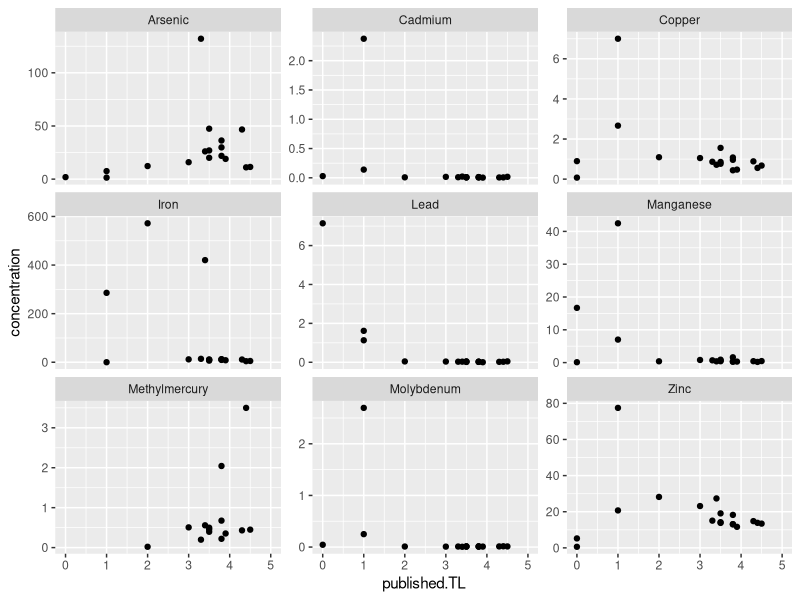

R code for this plot: (Note: this script raises an error after producing the figure.)

library(ggplot2)
library(tidyverse)


##############################
###  Popular ggPlot theme  ###
############################## 
themeo <-theme_classic()+
  theme(strip.background = element_blank(),
        axis.line = element_blank(),
        axis.text.x = element_text(margin = margin( 0.2, unit = "cm")),
        axis.text.y = element_text(margin = margin(c(1, 0.2), unit = "cm")),
        axis.ticks.length=unit(-0.1, "cm"),
        panel.border = element_rect(colour = "black", fill=NA, size=.5),
        legend.title=element_blank(),
        strip.text=element_text(hjust=0) )

# set working directory and read in csv
setwd('/Users/tgagne/heavy_metal_birds/data') # running from Tylers computer
conc_comp <- read.csv('concentration_compilation.csv', na.strings = '-') %>%  # read in the reference from which environmental 
  # concentrations where scraped
  filter(reference == "Gain_2016" ) %>% # Cambell 2005 in this case is Baffin Bay pelagic study
  mutate(published.TL = if_else(Latin.name == "water",0, published.TL)) %>% 
  mutate(published.TL = if_else(Latin.name == "sediment",0, published.TL)) %>% 
  mutate(published.TL = if_else(published.TL  %>% is.na(),Sealife.TL, published.TL)) %>% 
  drop_na(concentration, published.TL)    # drop any NAs in the concentration data
# look at it quick
str(conc_comp)
ggplot(conc_comp,aes(x = published.TL,y = concentration))+
  geom_point()+
  facet_wrap(~Metal, scales = "free_y")+
  scale_x_continuous(limits = c(0,5))

par(mfrow = c(4,4))                                # Establish the plotting frame                    
metals <- droplevels(conc_comp$Metal) %>% levels() # What metals are in that reference,  build a vector
cambell_lookup <- NULL                             # empty dataframe to put in complete TTC lookup data

for(e in 1:length(metals)){   # i.e. : for each metal, do this:
  
  # subset on the TL and concentration data for a single metal as an x and a y vector and combine in to a data.frame
  x_base = subset(conc_comp, Metal == metals[e])[,"published.TL"]
  y_base = subset(conc_comp, Metal == metals[e])[,"concentration"]
  df <- data.frame(x = x_base,y = y_base)
  
  # fit 3 degree spline to raw concentration data
  spline_mod <- smooth.spline(df$x, df$y, df = 3)
  prediction <- predict(object = spline_mod, x = seq(0,5,by = 0.01))
  
  # plot this data, raw and predicted
  plot(df$x, df$y, xlab = "trophic position", ylab = "concentration (ppm)",pch = 20, xlim = c(0,5), main = metals[e])
  lines(prediction)
  
  # obtain 0 intercept of the model
  mod_intercept <- as.data.frame(prediction)[1,2]
  mod_intercept
  
  # Because baseline concentration cannot be below 0 if recorded in tissues at any concentration, then correct here
  # We need to settle on an approach in order to address intercept, i.e. envrionmental concentration approximation
  # I've currently settled on:
  mod_intercept <- ifelse(mod_intercept <= 0,min(df$y)+mad(df$y), mod_intercept)
  # The above script assumes the y-intercept as the minimum value observed plus the median absolute deviation.
  # This is akin to minimum plus one standard deviation. Though MAD is robust to extreme values.
  # The justification of this decision is such that we avoid overestimating biomagnification due to extremely low values
  # of concentration in a particular tissue from the reference study.
  
  # correct the concentration data given the intercepts, modeled vs real
  # this converts the concentrations to multipliers (TTC) given that we know (modeled) the environmental level i.e. TP = 0
  mod_corrected_TTC <- df$y / mod_intercept
  
  # Add at TTC of 1 at 0, i.e. environmental TTC = 1, no multiplier
  x <- c(0,df$x)
  y <- c(1,mod_corrected_TTC)
  
  # establish a weighting vector for the spline model
  # This vector anchors the spline at (0,1), while allowing for flexibility in all values of x > 0
  weights <- seq(1,1, length.out = length(x))
  weights[1] <- 1000
  
  # fit a spline to the derived TTCs while respective of the weighting vector
  est_mod <- smooth.spline(x, y, df = 3, w = weights) 
  # predict across the whole range of trophic positions, from TP = 0 - 5
  est_prediction <- predict(object = est_mod, x = seq(0,5,by = 0.01)) %>% as.data.frame()
  
  # Plot it with raw TTC underneath modeled TTCs
  plot(x, y, pch = 20, ylab = "transfer coefficient", xlab = "trophic position", xlim = c(0,5))
  lines(est_prediction)
  # make a dataframe of predicted TTCs
  metal_lookup <- data.frame(tp_med = est_prediction$x,ttc = est_prediction$y,metal = metals[e])
  # bind this to the data frame of other metals
  cambell_lookup <- rbind(metal_lookup,cambell_lookup)
  
}

#cambell_lookup$tp_med <- as.factor(cambell_lookup$tp_med)
# match these lookup metals to our data
#levels(joined_all$metal) # What want 
#[1] "Arsenic"    "Cadmium"    "Copper"     "Iron"       "Lead"       "Manganese"  "Mercury"    "Molybdenum" "Zinc"  

levels(cambell_lookup$metal)
#[1] "Zinc"          "Molybdenum"    "Methylmercury" "Manganese"     "Lead"          "Copper"        "Cadmium"       "Arsenic" 
cambell_lookup$metal <- plyr::revalue(cambell_lookup$metal, c("Methylmercury"="Mercury"))

cambell_lookup <- rbind(cambell_lookup,Fe)
cambell_lookup$metal <- as.character( cambell_lookup$metal ) %>% as.factor() # reorder alphabetically

# below zero adjustment methods
# two approaches:
# 
# 1: simply convert any TTC below 0, to 0
#cambell_lookup$ttc <- ifelse( cambell_lookup$ttc <= 0, 0,  cambell_lookup$ttc)

# 2: Standardize all biolution TTCs from 1 to -Inf to 1 to 0.
range01 <- function(x){(x-min(x))/(max(x)-min(x))}
cambell_lookup$ttc[cambell_lookup$ttc <= 1] <- range01(cambell_lookup$ttc[cambell_lookup$ttc <= 1])

# write.csv(cambell_lookup,"Gain_TTC.csv", row.names = F)


# correction shows what 1 ppm at base would look like at various TPs
b <- ggplot(cambell_lookup, aes(as.numeric(as.character(tp_med)), ttc*1  ))+ 
  geom_line()+
  geom_hline(yintercept = 1, lty = "dashed")+
  facet_wrap(~metal, scales = "free_y", ncol = 1)+
  themeo

b + annotate("rect",
             xmin = min(as.numeric(as.character(joined_all$tp_med)), na.rm = T), 
             xmax = max(as.numeric(as.character(joined_all$tp_med)), na.rm = T), 
             ymin = -Inf, 
             ymax = Inf, 
             alpha = .5)+
  facet_wrap(~metal, ncol = 2, scales = "free_y")+
  labs(title = "Trophic transfer of an environment level of 1 ppm", 
       y = "parts per million", 
       x = "trophic position")

# Overlay Figure
# paper figure 2
# correction shows what 1ppm at base would look like at various TPs
ggplot(cambell_lookup, aes(as.numeric(as.character(tp_med)), ttc*1, color = metal))+ 
  geom_line(size = 5, alpha = .6)+
  geom_hline(yintercept = 1, lty = "dashed")+
  labs(title = "Trophic transfer of an environment level of 1 ppm",
       x = "trophic position", y = "ppm")+
  annotate("rect",
           #xmin = min(as.numeric(as.character(joined_all$tp_med)), na.rm = T), 
           #xmax = max(as.numeric(as.character(joined_all$tp_med)), na.rm = T), 
           xmin = 3.5,
           xmax = 4.5,
           ymin = -Inf, 
           ymax = Inf, 
           alpha = .5) +
  #annotate("text", x = .2, y = 0, label = "Biodilution", size = 15, hjust = 0, alpha = .25)+
  #annotate("text", x = .2, y = 2, label = "Biomagnification", size = 15, hjust = 0, alpha = .25)+
  annotate("text", x = 4.9, y = .8, label = "italic('Biodilution')", size = 3, hjust = 1, alpha = .5, parse = T)+
  annotate("text", x = 4.9, y = 1.2, label = "italic('Biomagnification')", size = 3, hjust = 1, alpha = .5, parse = T)+
  annotate("text", x = 0, y = 8, label = "italic('Gain et al. 2016')", size = 3, hjust = 0, alpha = .5, parse = T)+
  annotate("text", 
           x =  mean(as.numeric(as.character(joined_all$tp_med)), na.rm = T), 
           y = 5, vjust = 0,
           label = "seabird trophic range", 
           size = 4, hjust = 0, alpha = 1, angle = 90, color = "white")+
  scale_x_continuous(expand = c(0,0), limits = c(-0.2,5))+
  # scale_y_continuous( limits = c(-.1,8.1), expand = c(0,0) )+
  scale_color_brewer(palette = "Paired")+
  scale_y_continuous(breaks = c(0,.2,.4,.6,.8,1,2,3,4,5,6,7,8,9,10) )+
  themeo +
  theme(legend.position = c(0.25, 0.65)
        # , text=element_text(size=16, family="Calibri")
  )+
  guides(color=guide_legend(ncol=2))


# plot of magnification

par(mfrow = c(5,1),mar=c(1,1,1,1))

runif(50)

plot(runif(500*5),runif(500*5))
plot(runif(500*4),runif(500*4))
plot(runif(500*3),runif(500*3))
plot(runif(500*2),runif(500*2))
plot(runif(500*1),runif(500*1))
